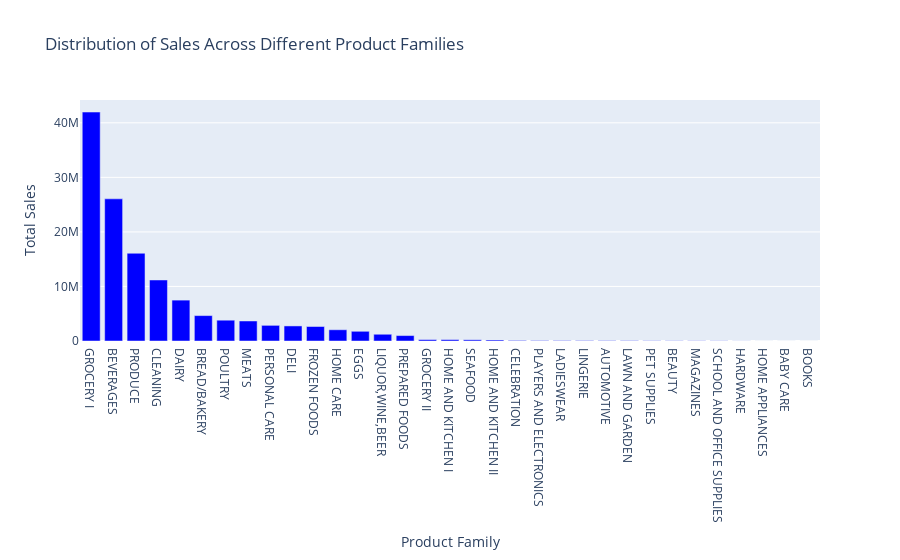

Notebook code for this chart:
### Markdown cell above
#### Sales by family product

### Code cell
# Group by product family and sum the sales
family_sales = df.groupby('family')['sales'].sum().reset_index()
# Sorting by sales in descending order
family_sales = family_sales.sort_values(by='sales', ascending=False)
# Plotting with Plotly
fig = px.bar(family_sales, x='family', y='sales', 
             title='Distribution of Sales Across Different Product Families',
             labels={'sales': 'Total Sales', 'family': 'Product Family'},
             color='sales')

fig.update_traces(marker=dict(color='blue'))  
fig.show()

### Figure 1 — Plotly figure (JSON) as saved in the notebook; plotly's stock layout.template omitted (floating-point values rounded to 4 significant figures)
{"data": [{"alignmentgroup": "True", "hovertemplate": "Product Family=%{x}<br>Total Sales=%{marker.color}<extra></extra>", "legendgroup": "", "marker": {"color": "blue", "coloraxis": "coloraxis", "pattern": {"shape": ""}}, "name": "", "offsetgroup": "", "orientation": "v", "showlegend": false, "textposition": "auto", "type": "bar", "x": ["GROCERY I", "BEVERAGES", "PRODUCE", "CLEANING", "DAIRY", "BREAD/BAKERY", "POULTRY", "MEATS", "PERSONAL CARE", "DELI", "FROZEN FOODS", "HOME CARE", "EGGS", "LIQUOR,WINE,BEER", "PREPARED FOODS", "GROCERY II", "HOME AND KITCHEN I", "SEAFOOD", "HOME AND KITCHEN II", "CELEBRATION", "PLAYERS AND ELECTRONICS", "LADIESWEAR", "LINGERIE", "AUTOMOTIVE", "LAWN AND GARDEN", "PET SUPPLIES", "BEAUTY", "MAGAZINES", "SCHOOL AND OFFICE SUPPLIES", "HARDWARE", "HOME APPLIANCES", "BABY CARE", "BOOKS"], "xaxis": "x", "y": [41970000.0, 26063950, 16090000.0, 11188529, 7496803, 4659000.0, 3815000.0, 3671000.0, 2869735, 2762000.0, 2658000.0, 2061128, 1780250, 1238011, 995300.0, 257077, 256050, 222000.0, 189370, 103486, 78823, 75838, 74017, 64001, 62922, 45928, 39796, 36800, 32718, 11968, 4583, 1256, 871], "yaxis": "y"}], "layout": {"barmode": "relative", "coloraxis": {"colorbar": {"title": {"text": "Total Sales"}}, "colorscale": [[0, "#0d0887"], [0.1111, "#46039f"], [0.2222, "#7201a8"], [0.3333, "#9c179e"], [0.4444, "#bd3786"], [0.5556, "#d8576b"], [0.6667, "#ed7953"], [0.7778, "#fb9f3a"], [0.8889, "#fdca26"], [1, "#f0f921"]]}, "legend": {"tracegroupgap": 0}, "title": {"text": "Distribution of Sales Across Different Product Families"}, "xaxis": {"anchor": "y", "domain": [0, 1], "title": {"text": "Product Family"}}, "yaxis": {"anchor": "x", "domain": [0, 1], "title": {"text": "Total Sales"}}}}
